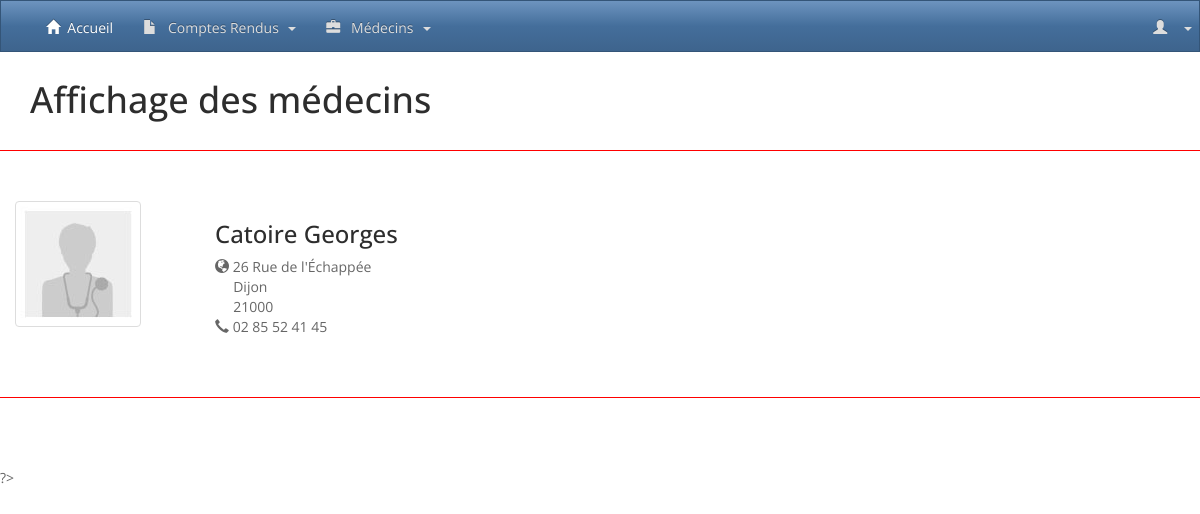
Screenshot of /afficher_medecin.php?id=5 with the database file from the repository.
### tables this page shows
CREATE TABLE IF NOT EXISTS `medecin` (
  `ID` int(11) NOT NULL AUTO_INCREMENT,
  `ID_POSSEDE` int(11) NOT NULL,
  `NOM` varchar(255) DEFAULT NULL,
  `PRENOM` varchar(255) DEFAULT NULL,
  `ADRESSE` varchar(255) DEFAULT NULL,
  `VILLE_MEDECIN` varchar(255) NOT NULL,
  `CP_MEDECIN` int(5) NOT NULL,
  `TEL` varchar(32) DEFAULT NULL,
  `DEPARTEMENT` int(2) DEFAULT NULL,
  PRIMARY KEY (`ID`),
  KEY `FK_MEDECIN_SPECIALITE` (`ID_POSSEDE`)
);

### afficher_medecin.php (the view, shortened to what this page needs)
<?php
  include("lib/function.php");
if (isset($_GET['page']) && is_numeric($_GET['page'])){
      $page = $_GET['page'];
      $nbParPage = 4;
      $limit = ($page-1) * $nbParPage;
      if (isset($_GET['q'])) {
          $search= substr_replace($_GET['q'], '%', 0, 0);
          $search .= '%';
          $search = $bdd->quote($search);
          $query =
              "SELECT * FROM medecin
                WHERE nom LIKE ".$search." OR prenom LIKE ".$search." ORDER BY nom DESC LIMIT $limit, $nbParPage";
          $result=$bdd->query($query);
          $medecins = $result->fetchAll();
          if($result->rowCount()<1){
            if ($page==1) {
            setFlash("warning","Aucun résultats ne correspond à votre recherche.");
            header('Location: '.WEBROOT.'afficher_medecin.php?page=1');
            die();
            }
            setFlash("info","Il n'y a plus de compte-rendu ensuite pour votre recherche, vous avez été redirigé en première page.");
            header('Location: '.WEBROOT.'afficher_medecin.php?page=1&q='.$_GET['q']);
            die();
          }
          $title = "<small>Rechercher: '".$_GET['q']."'</small>";
        }
        else{
            $query =
            "SELECT * FROM medecin
              ORDER BY nom DESC LIMIT $limit, $nbParPage";
            $result = $bdd->query($query);
            $medecins = $result->fetchAll();
          if($result->rowCount()<1){
            setFlash("info","Il n'y a plus de compte-rendu ensuite, vous avez été redirigé en première page.");
            header('Location: '.WEBROOT.'afficher_medecin.php?page=1');
            die();
          }
        }
}
elseif (isset($_GET['id']) && is_numeric($_GET['id'])) {
      $IdRapport = $bdd->quote($_GET['id']);
      $query =
      "SELECT * FROM medecin
        WHERE ID = ".$IdRapport;
      $result=$bdd->query($query);
      $medecins = $result->fetchAll();
}
else{
      setFlash("danger","L'id saisi est incorrect");
       header('Location: '.WEBROOT);
       die();
}
  include("partials/header.php");
  include("partials/navbar.php");
?>
<div class="container">
  <h1>
  Affichage des médecins
  </h1>
  <div class="row">
      <?php foreach($medecins as $unMedecin):?>
          <article class="compte-rendu-list row">
            <div class="col-md-2">
            <img src="<?= WEBROOT ?>images/portrait-medecin.jpg" class="img-thumbnail">
            </div>
            <div class="col-md-10">
              <ul>
                <li><h3><?= $unMedecin['NOM'].' '.$unMedecin['PRENOM'] ?></h3></li>
                <li><span class="glyphicon glyphicon-globe"></span>&nbsp;<?= $unMedecin['ADRESSE'] ?></li>
                <li>&nbsp;&nbsp;&nbsp;&nbsp;&nbsp;<?= $unMedecin['VILLE_MEDECIN'] ?></li>
                <li>&nbsp;&nbsp;&nbsp;&nbsp;&nbsp;<?= $unMedecin['CP_MEDECIN'] ?></li>
                <li><span class="glyphicon glyphicon-earphone"></span>&nbsp;<?= $unMedecin['TEL'] ?></li>
              </ul>
            </div>
          </article>
      <?php endforeach; ?>
  </div>
</div>
      ?>
<?php include("partials/footer.php");?>

### assets/css/custom.css (style rules this page uses)
.compte-rendu-list:first-child { border-top:solid #FF0000; border-top-width:thin; padding-top: 50px; margin-top: 20px; }
.compte-rendu-list { border-bottom:solid #ff0000; border-bottom-width:thin; padding-bottom: 50px; margin-bottom: 70px; }
.compte-rendu-list ul { margin-top: 15px; padding-left: 0 !important; list-style: none; }

### rows the page displays
medecin: NOM "Catoire", PRENOM "Georges", ADRESSE "26 Rue de l'Échappée", VILLE_MEDECIN "Dijon", CP_MEDECIN "21000", TEL "02 85 52 41 45"
